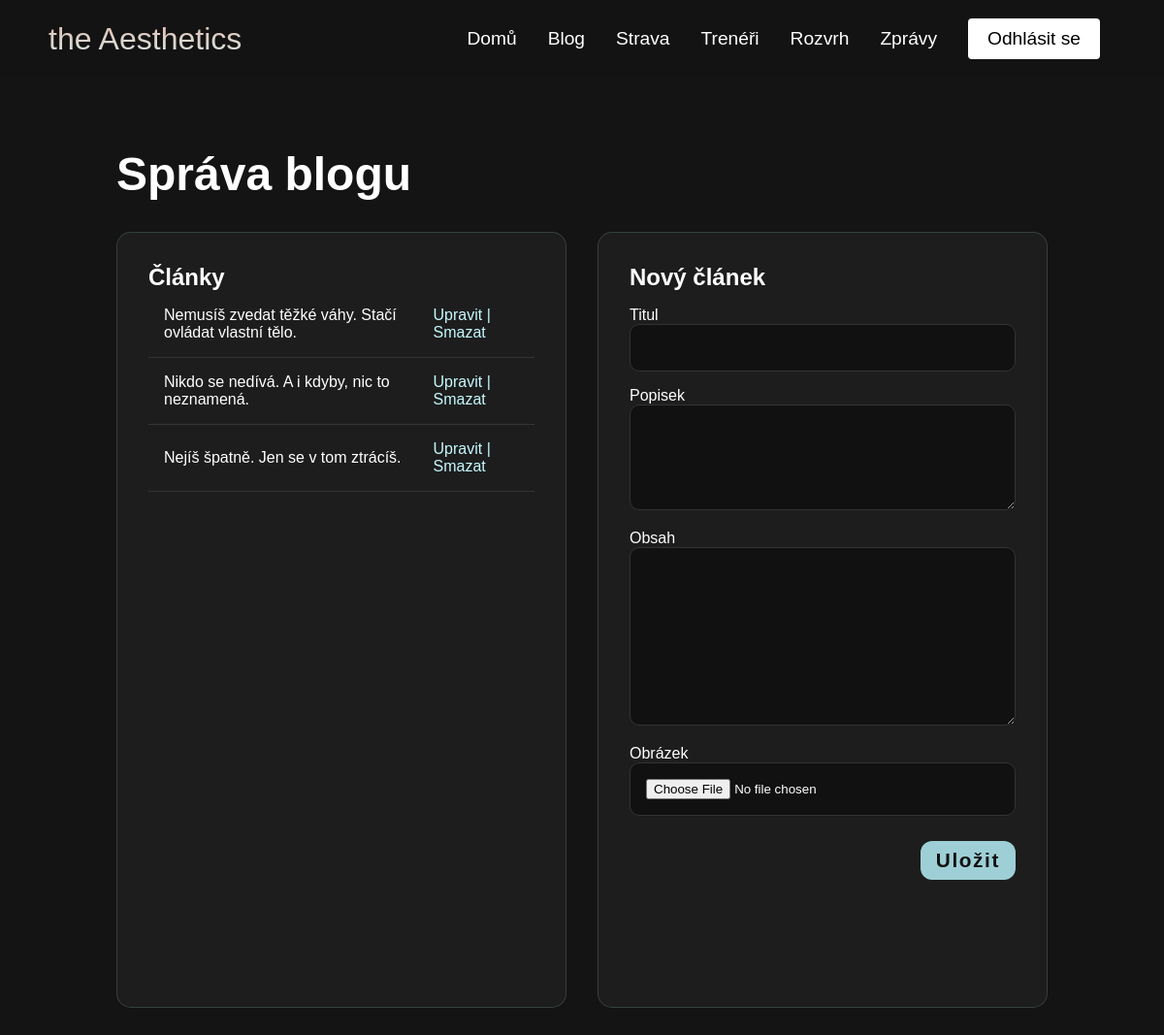
The page /blog_admin.php (signed in) on the database its author committed.
### tables this page shows
CREATE TABLE `blog_posts` (
  `id` int(11) NOT NULL,
  `title` varchar(255) NOT NULL,
  `excerpt` text DEFAULT NULL,
  `content` longtext NOT NULL,
  `image` varchar(255) DEFAULT NULL,
  `created_at` datetime DEFAULT current_timestamp(),
  `updated_at` datetime DEFAULT current_timestamp() ON UPDATE current_timestamp()
);

### blog_admin.php (the view, shortened to what this page needs)
<?php
require_once __DIR__ . "/inc/db.php";
$edit = ['id'=>0,'title'=>'','excerpt'=>'','content'=>'','image'=>''];
$posts = $pdo->query("SELECT id, title FROM blog_posts ORDER BY created_at DESC")->fetchAll();
?>
<!doctype html>
<html lang="cs">
<head>
<link rel="stylesheet" href="css/style.css">
<link rel="stylesheet" href="css/blog_admin.css">
</head>
<body>
<?php require_once __DIR__ . "/inc/navbar.php"; ?>
<div class="admin-wrap">
  <h1 class="admin-title">Správa blogu</h1>
  <div class="admin-grid">
    <section class="admin-card">
      <h2>Články</h2>
      <table class="admin-table">
        <?php foreach ($posts as $p): ?>
          <tr>
            <td><?= htmlspecialchars($p['title']) ?></td>
            <td class="admin-actions">
              <a class="admin-link" href="blog_admin.php?edit=<?= (int)$p['id'] ?>">Upravit</a>
              <span class="sep">|</span>
              <a class="admin-link danger"
                 href="blog_admin.php?action=delete&id=<?= (int)$p['id'] ?>"
                 onclick="return confirm('Smazat článek?')">
                 Smazat
              </a>
            </td>
          </tr>
        <?php endforeach; ?>
      </table>
    </section>
    <section class="admin-card">
      <h2><?= $edit['id'] ? "Edit článku" : "Nový článek" ?></h2>
      <form class="admin-form" method="post" enctype="multipart/form-data">
        <label>Titul</label>
        <input type="text" name="title" value="<?= htmlspecialchars($edit['title']) ?>" required>
        <label>Popisek</label>
        <textarea name="excerpt" rows="5"><?= htmlspecialchars($edit['excerpt']) ?></textarea>
        <label>Obsah</label>
        <textarea name="content" rows="10" required><?= htmlspecialchars($edit['content']) ?></textarea>
        <label>Obrázek</label>
        <input type="file" name="image" accept="image/jpeg,image/png,image/webp">
        <button class="btn admin-btn" type="submit">Uložit</button>
      </form>
    </section>
  </div>
</div>
</body>
</html>

### css/style.css (style rules this page uses)
* { box-sizing: border-box; margin: 0; padding: 0; font-family: 'Kumbh Sans', sans-serif; }
:root { --bg-color: #141414; --second-bg-color: #131313; --text-color: white; --main-color: #C7FAFF; }
body { background: var(--bg-color); color: var(--text-color); }
section { min-height: 100vh; padding: 10rem 12% 10rem; }
span { color: var(--main-color); }
.btn { display: inline-block; padding: 1rem 2.8rem; background: var(--main-color); box-shadow: 0 0 25px var(--main-color); border-radius: 4rem; font-size: 1.6rem; color: black; border: 2px solid transparent; letter-spacing: 0.1rem; font-weight: 600; transition: 0.3s ease-in-out; cursor: pointer; }

### css/blog_admin.css (style rules this page uses)
.admin-wrap { padding: 4.5rem 10%; color: #fff; }
.admin-title { font-size: 3rem; margin-bottom: 2rem; }
.admin-grid { display: grid; grid-template-columns: 1fr 1fr; gap: 2rem; }
.admin-card { background: rgba(255,255,255,0.04); border: 1px solid rgba(199,250,255,0.15); border-radius: 15px; padding: 2rem; }
.admin-table { width: 100%; border-collapse: collapse; }
.admin-table tr { border-bottom: 1px solid rgba(255,255,255,0.1); }
.admin-table td { padding: 1rem; }
.admin-link { color: #c7faff; text-decoration: none; }
.admin-form label { display:block; margin-top: 1rem; }
.admin-form input, .admin-form textarea { width: 100%; padding: 1rem; border-radius: 10px; border: 1px solid #333; background: #111; color: white; }
.admin-btn { margin-top: 1.6rem; width: auto; padding: 0.5rem 1rem; float: right; font-size: 1.3rem; font-weight: 600; border-radius: 12px; border: none; background: #9ecfd6; color: #111; transition: 0.25s; box-shadow: none; }

### rows shown on the page
blog_posts: title "Nemusíš zvedat těžké váhy. Stačí ovládat vlastní tělo."
blog_posts: title "Nikdo se nedívá. A i kdyby, nic to neznamená."
blog_posts: title "Nejíš špatně. Jen se v tom ztrácíš."
